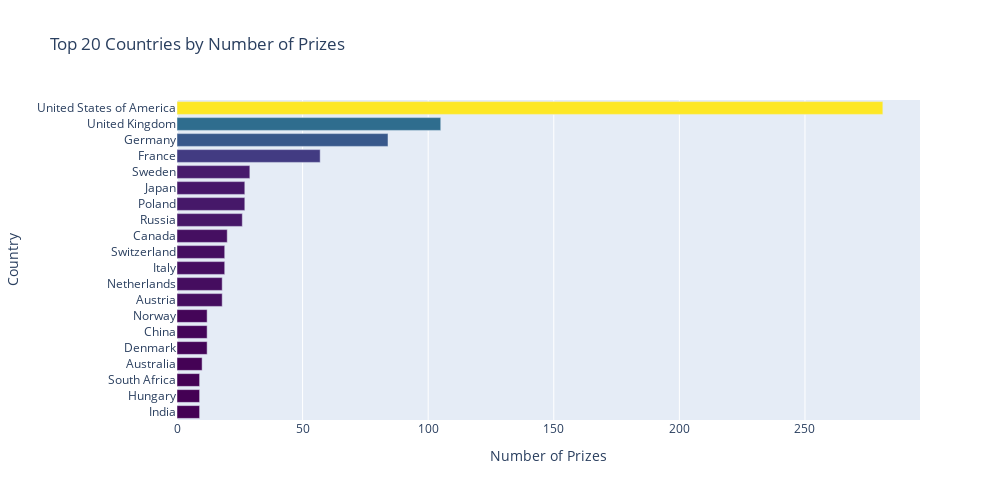

The cell this chart's notebook holds for it:
### Code cell
h_bar = px.bar(
    x=top20_countries.prize,
    y=top20_countries.birth_country_current,
    orientation='h',
    color=top20_countries.prize,
    color_continuous_scale='Viridis',
    title='Top 20 Countries by Number of Prizes',
    height=500,
    width=1000
)

h_bar.update_layout(
    xaxis_title = 'Number of Prizes',
    yaxis_title = 'Country',
    coloraxis_showscale=False
                    )

h_bar.show()

### Figure 1 — Plotly figure (JSON) as saved in the notebook; plotly's stock layout.template omitted (floating-point values rounded to 4 significant figures)
{"data": [{"alignmentgroup": "True", "hovertemplate": "x=%{x}<br>y=%{y}<br>color=%{marker.color}<extra></extra>", "legendgroup": "", "marker": {"color": [9, 9, 9, 10, 12, 12, 12, 18, 18, 19, 19, 20, 26, 27, 27, 29, 57, 84, 105, 281], "coloraxis": "coloraxis", "pattern": {"shape": ""}}, "name": "", "offsetgroup": "", "orientation": "h", "showlegend": false, "textposition": "auto", "type": "bar", "x": [9, 9, 9, 10, 12, 12, 12, 18, 18, 19, 19, 20, 26, 27, 27, 29, 57, 84, 105, 281], "xaxis": "x", "y": ["India", "Hungary", "South Africa", "Australia", "Denmark", "China", "Norway", "Austria", "Netherlands", "Italy", "Switzerland", "Canada", "Russia", "Poland", "Japan", "Sweden", "France", "Germany", "United Kingdom", "United States of America"], "yaxis": "y"}], "layout": {"barmode": "relative", "coloraxis": {"colorbar": {"title": {"text": "color"}}, "colorscale": [[0, "#440154"], [0.1111, "#482878"], [0.2222, "#3e4989"], [0.3333, "#31688e"], [0.4444, "#26828e"], [0.5556, "#1f9e89"], [0.6667, "#35b779"], [0.7778, "#6ece58"], [0.8889, "#b5de2b"], [1, "#fde725"]], "showscale": false}, "height": 500, "legend": {"tracegroupgap": 0}, "title": {"text": "Top 20 Countries by Number of Prizes"}, "width": 1000, "xaxis": {"anchor": "y", "domain": [0, 1], "title": {"text": "Number of Prizes"}}, "yaxis": {"anchor": "x", "domain": [0, 1], "title": {"text": "Country"}}}}
